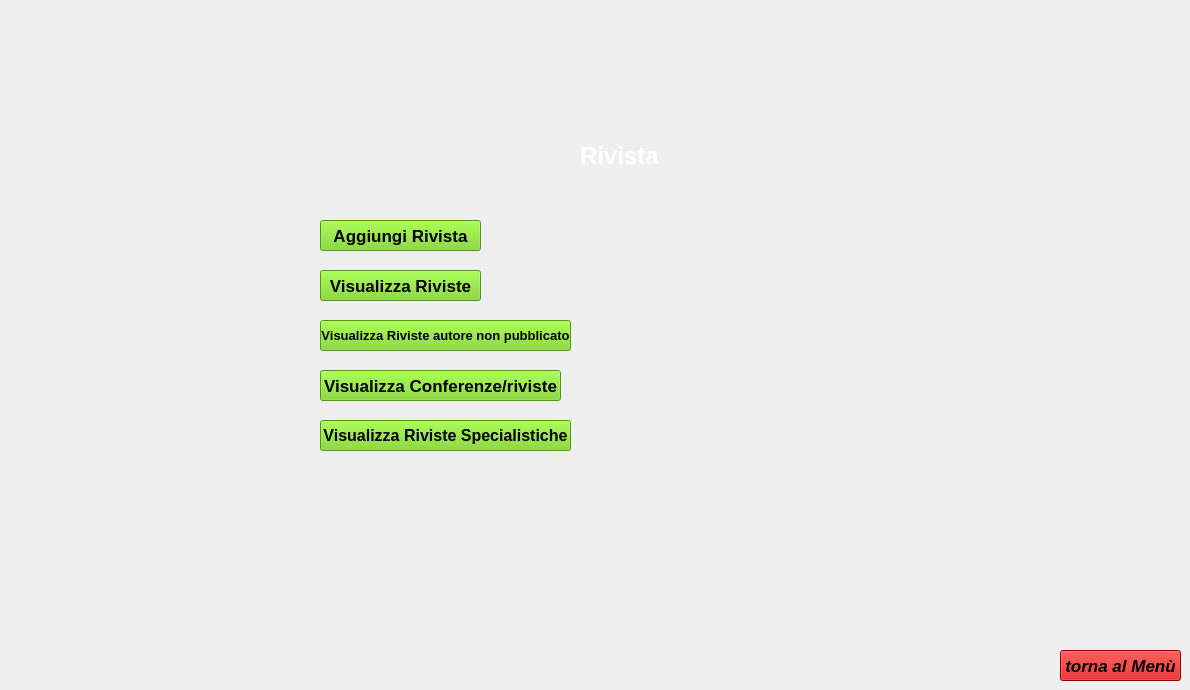
    <widget class="QWidget" name="pagina_rivista">
     <widget class="QPushButton" name="tornamenu3">
      <property name="geometry">
       <rect>
        <x>1060</x>
        <y>650</y>
        <width>121</width>
        <height>31</height>
       </rect>
      </property>
      <property name="font">
       <font>
        <pointsize>13</pointsize>
        <weight>75</weight>
        <italic>true</italic>
        <bold>true</bold>
        <underline>false</underline>
        <strikeout>false</strikeout>
        <kerning>true</kerning>
       </font>
      </property>
      <property name="styleSheet">
       <string notr="true">background-color: rgb(204, 0, 0);</string>
      </property>
      <property name="text">
       <string>torna al Menù</string>
      </property>
     </widget>
     <widget class="QPushButton" name="Bottone_Add_Rivista">
      <property name="geometry">
       <rect>
        <x>320</x>
        <y>220</y>
        <width>161</width>
        <height>31</height>
       </rect>
      </property>
      <property name="font">
       <font>
        <pointsize>13</pointsize>
        <weight>75</weight>
        <bold>true</bold>
       </font>
      </property>
      <property name="styleSheet">
       <string notr="true">background-color: rgb(115, 210, 22);</string>
      </property>
      <property name="text">
       <string>Aggiungi Rivista</string>
      </property>
     </widget>
     <widget class="QLabel" name="Rivista__">
      <property name="geometry">
       <rect>
        <x>580</x>
        <y>140</y>
        <width>101</width>
        <height>31</height>
       </rect>
      </property>
      <property name="font">
       <font>
        <pointsize>18</pointsize>
        <weight>75</weight>
        <bold>true</bold>
       </font>
      </property>
      <property name="styleSheet">
       <string notr="true">color: rgb(255, 255, 255);</string>
      </property>
      <property name="text">
       <string>Rivista</string>
      </property>
     </widget>
     <widget class="QPushButton" name="Bottone_Add_Rivista_2">
      <property name="geometry">
       <rect>
        <x>320</x>
        <y>270</y>
        <width>161</width>
        <height>31</height>
       </rect>
      </property>
      <property name="font">
       <font>
        <pointsize>13</pointsize>
        <weight>75</weight>
        <bold>true</bold>
       </font>
      </property>
      <property name="styleSheet">
       <string notr="true">background-color: rgb(115, 210, 22);</string>
      </property>
      <property name="text">
       <string>Visualizza Riviste</string>
      </property>
     </widget>
     <widget class="QPushButton" name="Bottone_vis_confEart">
      <property name="geometry">
       <rect>
        <x>320</x>
        <y>370</y>
        <width>241</width>
        <height>31</height>
       </rect>
      </property>
      <property name="font">
       <font>
        <pointsize>13</pointsize>
        <weight>75</weight>
        <bold>true</bold>
       </font>
      </property>
      <property name="styleSheet">
       <string notr="true">background-color: rgb(115, 210, 22);</string>
      </property>
      <property name="text">
       <string>Visualizza Conferenze/riviste</string>
      </property>
     </widget>
     <widget class="QPushButton" name="Bottone_Add_Rivista_3">
      <property name="geometry">
       <rect>
        <x>320</x>
        <y>320</y>
        <width>251</width>
        <height>31</height>
       </rect>
      </property>
      <property name="font">
       <font>
        <pointsize>10</pointsize>
        <weight>75</weight>
        <bold>true</bold>
       </font>
      </property>
      <property name="styleSheet">
       <string notr="true">background-color: rgb(115, 210, 22);</string>
      </property>
      <property name="text">
       <string>Visualizza Riviste autore non pubblicato</string>
      </property>
     </widget>
     <widget class="QPushButton" name="Bottone_Add_Rivista_4">
      <property name="geometry">
       <rect>
        <x>320</x>
        <y>420</y>
        <width>251</width>
        <height>31</height>
       </rect>
      </property>
      <property name="font">
       <font>
        <pointsize>12</pointsize>
        <weight>75</weight>
        <bold>true</bold>
       </font>
      </property>
      <property name="styleSheet">
       <string notr="true">background-color: rgb(115, 210, 22);</string>
      </property>
      <property name="text">
       <string>Visualizza Riviste Specialistiche</string>
      </property>
     </widget>
    </widget>
